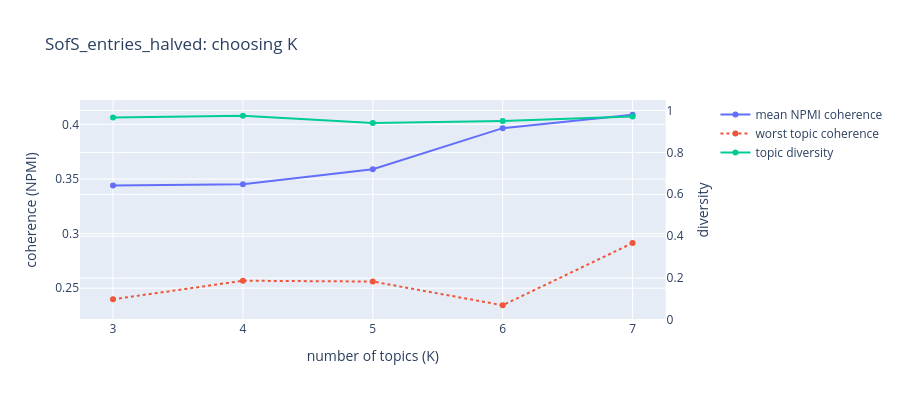

Notebook cell for this chart:
### Code cell
sweep = []
ks = [k for k in K_RANGE if k < min(X.shape) and k * MIN_SEGS_PER_TOPIC <= X.shape[0]]
if not ks:
    ks = [max(2, min(3, min(X.shape) - 1))]
    print(f"!! Only {X.shape[0]} segments: trying K = {ks[0]} only. Lower MIN_SEGMENT_TOKENS to get more segments.")
for k in ks:
    m, _ = fit_nmf(X, k)
    coh = npmi_coherence(m.components_, B, names, COHERENCE_TOPN)
    tops = [tuple(names[display_terms(r, names, COHERENCE_TOPN)]) for r in m.components_]
    diversity = len({w for t in tops for w in t}) / max(1, sum(len(t) for t in tops))
    sweep.append({"k": k, "coherence_mean": coh.mean(), "coherence_min": coh.min(), "diversity": diversity})
sweep = pd.DataFrame(sweep)

fig = make_subplots(specs=[[{"secondary_y": True}]])
fig.add_trace(go.Scatter(x=sweep.k, y=sweep.coherence_mean, name="mean NPMI coherence", mode="lines+markers"), secondary_y=False)
fig.add_trace(go.Scatter(x=sweep.k, y=sweep.coherence_min, name="worst topic coherence", mode="lines+markers", line=dict(dash="dot")), secondary_y=False)
fig.add_trace(go.Scatter(x=sweep.k, y=sweep.diversity, name="topic diversity", mode="lines+markers"), secondary_y=True)
fig.update_layout(title=f"{TITLE}: choosing K", xaxis_title="number of topics (K)", height=400)
fig.update_yaxes(title_text="coherence (NPMI)", secondary_y=False)
fig.update_yaxes(title_text="diversity", range=[0, 1.05], secondary_y=True)
show(fig, "01_k_sweep")

K = int(K_FINAL) if K_FINAL else int(sweep.loc[sweep["coherence_mean"].idxmax(), "k"])
print(f"Using K = {K}" + ("  (set manually)" if K_FINAL else "  (best mean coherence)"))
sweep.round(3)

### Figure 1 — Plotly figure (JSON) as saved in the notebook; plotly's stock layout.template omitted (floating-point values rounded to 4 significant figures)
{"data": [{"mode": "lines+markers", "name": "mean NPMI coherence", "type": "scatter", "x": [3, 4, 5, 6, 7], "xaxis": "x", "y": [0.3441, 0.3452, 0.3589, 0.3965, 0.4088], "yaxis": "y"}, {"line": {"dash": "dot"}, "mode": "lines+markers", "name": "worst topic coherence", "type": "scatter", "x": [3, 4, 5, 6, 7], "xaxis": "x", "y": [0.2399, 0.2568, 0.2561, 0.2344, 0.2913], "yaxis": "y"}, {"mode": "lines+markers", "name": "topic diversity", "type": "scatter", "x": [3, 4, 5, 6, 7], "xaxis": "x", "y": [0.9667, 0.975, 0.94, 0.95, 0.9714], "yaxis": "y2"}], "layout": {"height": 400, "title": {"text": "SofS_entries_halved: choosing K"}, "xaxis": {"anchor": "y", "domain": [0, 0.94], "title": {"text": "number of topics (K)"}}, "yaxis": {"anchor": "x", "domain": [0, 1], "title": {"text": "coherence (NPMI)"}}, "yaxis2": {"anchor": "x", "overlaying": "y", "range": [0, 1.05], "side": "right", "title": {"text": "diversity"}}}}
